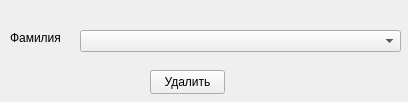
<?xml version="1.0" encoding="UTF-8"?>
<ui version="4.0">
 <class>MainWindow</class>
 <widget class="QMainWindow" name="MainWindow">
  <property name="geometry">
   <rect>
    <x>0</x>
    <y>0</y>
    <width>408</width>
    <height>102</height>
   </rect>
  </property>
  <property name="windowTitle">
   <string>DelQuest</string>
  </property>
  <widget class="QWidget" name="centralwidget">
   <widget class="QLabel" name="label">
    <property name="geometry">
     <rect>
      <x>10</x>
      <y>30</y>
      <width>61</width>
      <height>16</height>
     </rect>
    </property>
    <property name="text">
     <string>Фамилия</string>
    </property>
   </widget>
   <widget class="QComboBox" name="comboBox">
    <property name="geometry">
     <rect>
      <x>80</x>
      <y>30</y>
      <width>321</width>
      <height>22</height>
     </rect>
    </property>
   </widget>
   <widget class="QPushButton" name="pushButton">
    <property name="geometry">
     <rect>
      <x>150</x>
      <y>70</y>
      <width>75</width>
      <height>24</height>
     </rect>
    </property>
    <property name="text">
     <string>Удалить</string>
    </property>
   </widget>
  </widget>
 </widget>
 <resources/>
 <connections/>
</ui>
